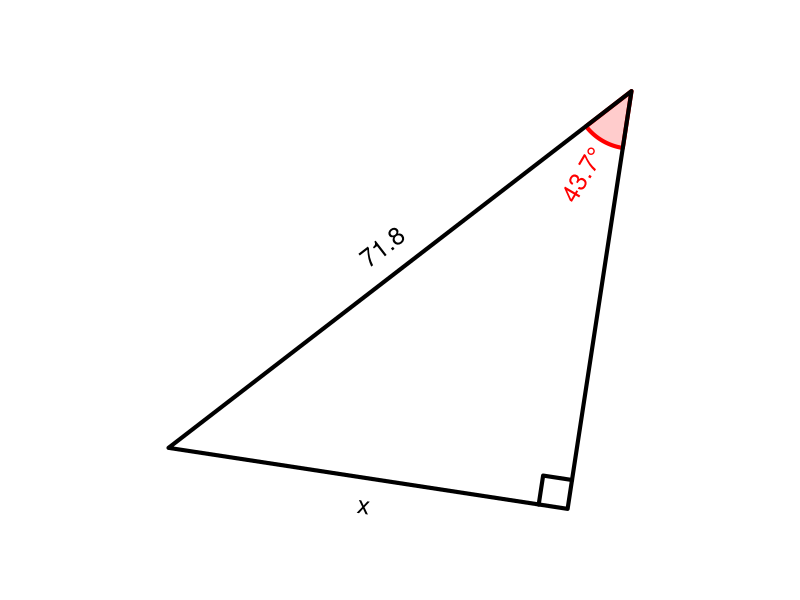

Generate this figure with R:
## ---- chunk 1
qt = 1 #sample(1:12,1)
cex = 1.5
lwd = 4
# al,ol,hl,th
while(T){
    deg = runif(1,15,79)
    th = deg/180*pi
    hl = runif(1,10,100)
    ol = hl*sin(th)
    al = hl*cos(th)
    if(ol>11 && al>11 && hl<99){break}
}
if(qt==1){ #ol=hl*sin(th)
    hyp = signif(hl,3)
    ang = signif(deg,3)
    labs = c("","x",sprintf("%.1f",hyp),sprintf("%.1f°",ang)) #a,o,h,t
    ans = signif(hyp*sin(ang/180*pi),3)
    ansstr = sprintf("%.1f",ans)
    atag = paste0("$$\\sin(",ang,")=\\frac{x}{",hyp,"}$$\n$$x=",hyp,"\\cdot\\sin(",ang,")$$\n\n $$x=",ans,"$$")
}
if(qt==2){ #hl=ol/sin(th)
    opp = signif(ol,3)
    ang = signif(deg,3)
    labs = c("",sprintf("%.1f",opp),"x",sprintf("%.1f°",ang)) #a,o,h,t
    ans = signif(opp/sin(ang/180*pi),3)
    ansstr = sprintf("%.1f",ans)
    atag = paste0("$$\\sin(",ang,")=\\frac{",opp,"}{x}$$\n$$x=\\frac{",opp,"}{\\sin(",ang,")}$$\n\n $$x=",ans,"$$")
}
if(qt==3){ #th=asin(ol/hl)
    opp = signif(ol,3)
    hyp = signif(hl,3)
    labs = c("",sprintf("%.1f",opp),sprintf("%.1f",hyp),"x°") #a,o,h,t
    ans = signif(asin(opp/hyp)/pi*180,3)
    ansstr = sprintf("%.1f",ans)
    atag = paste0("$$\\sin(x)=\\frac{",opp,"}{",hyp,"}$$\n$$x=\\arcsin\\left(\\frac{",opp,"}{",hyp,"}\\right)$$\n\n $$x=",ans,"$$")
}
if(qt==4){ #al=hl*cos(th)
    hyp = signif(hl,3)
    ang = signif(deg,3)
    labs = c("x","",sprintf("%.1f",hyp),sprintf("%.1f°",ang)) #a,o,h,t
    ans = signif(hyp*cos(ang/180*pi),3)
    ansstr = sprintf("%.1f",ans)
    atag = paste0("$$\\cos(",ang,")=\\frac{x}{",hyp,"}$$\n$$x=",hyp,"\\cdot\\cos(",ang,")$$\n\n $$x=",ans,"$$")
}
if(qt==5){ #hl=al/cos(th)
    adj = signif(al,3)
    ang = signif(deg,3)
    labs = c(sprintf("%.1f",adj),"","x",sprintf("%.1f°",ang)) #a,o,h,t
    ans = signif(adj/cos(ang/180*pi),3)
    ansstr = sprintf("%.1f",ans)
    atag = paste0("$$\\cos(",ang,")=\\frac{",adj,"}{x}$$\n$$x=\\frac{",adj,"}{\\cos(",ang,")}$$\n\n $$x=",ans,"$$")
}
if(qt==6){ #th=acos(al/hl)
    adj = signif(al,3)
    hyp = signif(hl,3)
    labs = c(sprintf("%.1f",adj),"",sprintf("%.1f",hyp),"x°") #a,o,h,t
    ans = signif(acos(adj/hyp)/pi*180,3)
    ansstr = sprintf("%.1f",ans)
    atag = paste0("$$\\cos(x)=\\frac{",adj,"}{",hyp,"}$$\n$$x=\\arccos\\left(\\frac{",adj,"}{",hyp,"}\\right)$$\n\n $$x=",ans,"$$")
}
if(qt==7){ #ol=al*tan(th)
    adj = signif(al,3)
    ang = signif(deg,3)
    labs = c(sprintf("%.1f",adj),"x","",sprintf("%.1f°",ang)) #a,o,h,t
    ans = signif(adj*tan(ang/180*pi),3)
    ansstr = sprintf("%.1f",ans)
    atag = paste0("$$\\tan(",ang,")=\\frac{x}{",adj,"}$$\n$$x=",adj,"\\cdot\\tan(",ang,")$$\n\n $$x=",ans,"$$")
}
if(qt==8){ #al=ol/tan(th)
    opp = signif(ol,3)
    ang = signif(deg,3)
    labs = c("x",sprintf("%.1f",opp),"",sprintf("%.1f°",ang)) #a,o,h,t
    ans = signif(opp/tan(ang/180*pi),3)
    ansstr = sprintf("%.1f",ans)
    atag = paste0("$$\\tan(",ang,")=\\frac{",opp,"}{x}$$\n$$x=\\frac{",opp,"}{\\tan(",ang,")}$$\n\n $$x=",ans,"$$")
}
if(qt==9){ #th=atan(ol/al)
    opp = signif(ol,3)
    adj = signif(al,3)
    labs = c(sprintf("%.1f",adj),sprintf("%.1f",opp),"","x°") #a,o,h,t
    ans = signif(atan(opp/adj)/pi*180,3)
    ansstr = sprintf("%.1f",ans)
    atag = paste0("$$\\tan(x)=\\frac{",opp,"}{",adj,"}$$\n$$x=\\arctan\\left(\\frac{",opp,"}{",adj,"}\\right)$$\n\n $$x=",ans,"$$")
}
if(qt==10){
    opp = signif(ol,3)
    adj = signif(al,3)
    labs = c(sprintf("%.1f",adj),sprintf("%.1f",opp),"x","") #a,o,h,t
    ansstr = sprintf("%.1f",signif(sqrt(opp^2+adj^2),3))
    ans = signif(sqrt(opp^2+adj^2),3)
    atag = paste0("$$",opp,"^2+",adj,"^2=x^2$$\n$$x=\\sqrt{",opp^2,"+",adj^2,"}$$\n\n $$x=",ans,"$$")
}
if(qt==11){
    opp = signif(ol,3)
    hyp = signif(hl,3)
    labs = c("x",sprintf("%.1f",opp),sprintf("%.1f",hyp),"") #a,o,h,t
    ansstr = sprintf("%.1f",signif(sqrt(hyp^2-opp^2),3))
    ans = signif(sqrt(hyp^2-opp^2),3)
    atag = paste0("$$",opp,"^2+x^2=",hyp,"^2$$\n$$x=\\sqrt{",hyp^2,"-",opp^2,"}$$\n\n $$x=",ans,"$$")
}
if(qt==12){
    adj = signif(al,3)
    hyp = signif(hl,3)
    labs = c(sprintf("%.1f",adj),"x",sprintf("%.1f",hyp),"") #a,o,h,t
    ansstr = sprintf("%.1f",signif(sqrt(hyp^2-adj^2),3))
    ans = signif(sqrt(hyp^2-adj^2),3)
    atag = paste0("$$x^2+",adj,"^2=",hyp,"^2$$\n$$x=\\sqrt{",hyp^2,"-",adj^2,"}$$\n\n $$x=",ans,"$$")
}
hstr = labs[3]
astr = labs[1]
ostr = labs[2]
angstr = labs[4]


## ---- chunk 2
par(mar=c(0,0,0,0),pty="s")
refl = sample(c(T,F),1)
bmp = 0.05
xs = c(0,cos(th),cos(th))
ys = c(0,0,sin(th))
xlo = cos(th)+bmp
ylo = sin(th)/2
srto = 90
xla = cos(th)/2
yla = -bmp
srta = 0
xlh = cos(th)/2+bmp*cos(th+pi/2)
ylh = sin(th)/2+bmp*sin(th+pi/2)
srth = th/pi*180
xang = 1.5*bmp*cos(seq(0,th,pi/360))/th
yang = 1.5*bmp*sin(seq(0,th,pi/360))/th
xlang = 1.5*bmp*cos(th/2)/th+bmp/3*cos(th/2)
ylang = 1.5*bmp*sin(th/2)/th+bmp/3*sin(th/2)
srtang = th/2/pi*180
xsq = c(cos(th)-bmp,cos(th)-bmp,cos(th))
ysq = c(0,bmp,bmp)
if(refl){
    xs = -xs
    xlo = -xlo
    srto = -90
    xla = -xla
    srta = 0
    xlh = -xlh
    srth = -th/pi*180
    xang = -xang
    xlang = -xlang
    srtang = -th/2/pi*180
    xsq = -xsq
}
rotang = runif(1,0,2*pi)
xs2 = xs*cos(rotang)-ys*sin(rotang)
ys2 = xs*sin(rotang)+ys*cos(rotang)
xlo2 = xlo*cos(rotang)-ylo*sin(rotang)
ylo2 = xlo*sin(rotang)+ylo*cos(rotang)
srto2 = (srto+rotang/pi*180+90)%%180-90
xla2 = xla*cos(rotang)-yla*sin(rotang)
yla2 = xla*sin(rotang)+yla*cos(rotang)
srta2 = (srta+rotang/pi*180+90)%%180-90
xlh2 = xlh*cos(rotang)-ylh*sin(rotang)
ylh2 = xlh*sin(rotang)+ylh*cos(rotang)
srth2 = (srth+rotang/pi*180+90)%%180-90
srtang2 = (srtang+rotang/pi*180+90)%%180-90
xang2 = xang*cos(rotang)-yang*sin(rotang)
yang2 = xang*sin(rotang)+yang*cos(rotang)
xlang2 = xlang*cos(rotang)-ylang*sin(rotang)
ylang2 = xlang*sin(rotang)+ylang*cos(rotang)
xsq2 = xsq*cos(rotang)-ysq*sin(rotang)
ysq2 = xsq*sin(rotang)+ysq*cos(rotang)
xxx = c(xs2,xlo2,xla2,xlh2,xlang2)
yyy = c(ys2,ylo2,yla2,ylh2,ylang2)
widx = (max(xxx)-min(xxx))/2
widy = (max(yyy)-min(yyy))/2
midx = (max(xxx)+min(xxx))/2
midy = (max(yyy)+min(yyy))/2
wid = max(c(widx,widy))
plot(0,0,"n",xlim=c(midx-wid*1.2,midx+wid*1.2),ylim=c(midy-wid*1.2,midy+wid*1.2),axes=F,ann=F)
angadj = (xlang2<0)*1
if(angstr!=""){
    polygon(c(0,xang2),c(0,yang2),border="red",col=rgb(1,0,0,0.2),lwd=lwd)
    text(xlang2,ylang2,angstr,srt=srtang2,col="red",cex=cex,adj=angadj)
}
polygon(xs2,ys2,lwd=lwd)
lines(xsq2,ysq2,lwd=lwd)
text(xlo2,ylo2,ostr,srt=srto2,cex=cex)
text(xla2,yla2,astr,srt=srta2,cex=cex)
text(xlh2,ylh2,hstr,srt=srth2,cex=cex)
# alist = paste0(alist,ansstr,"\n",collapse="")
